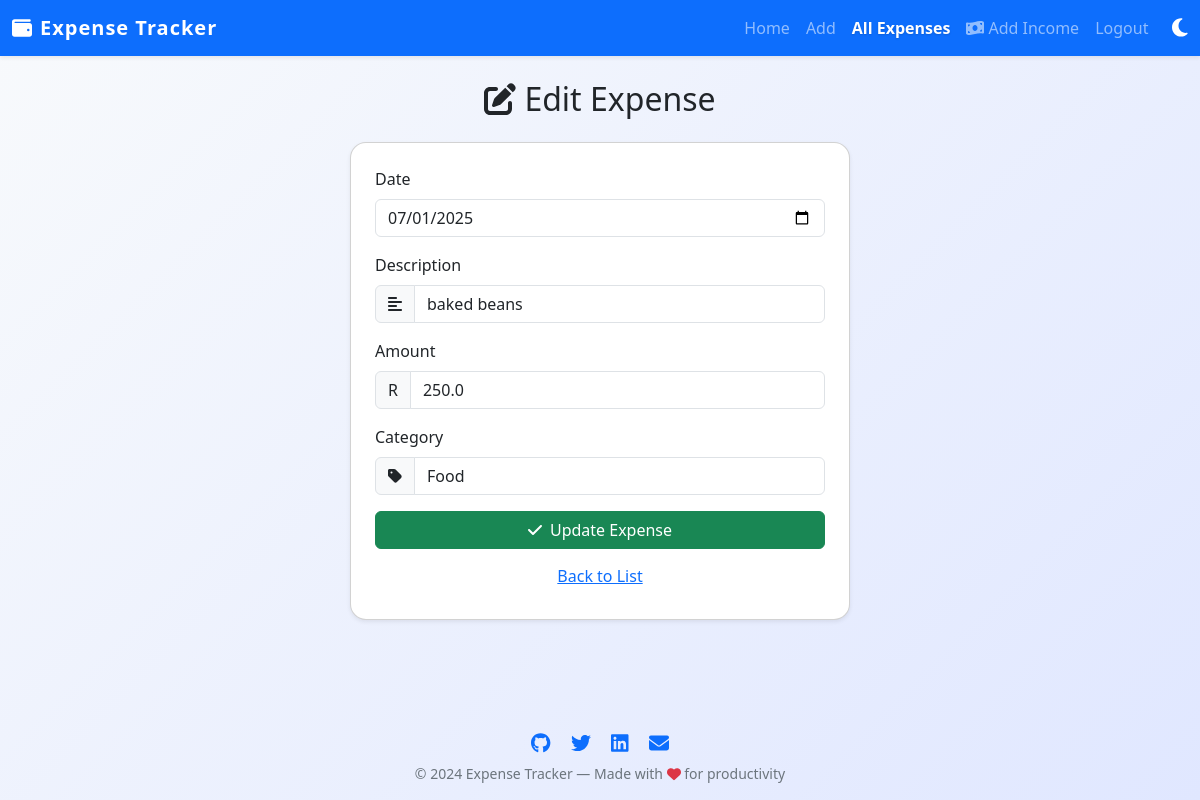
Screenshot of /edit/1 (signed in) with the database file from the repository.
### tables this page shows
CREATE TABLE expenses (
            id INTEGER PRIMARY KEY AUTOINCREMENT,
            user_id INTEGER NOT NULL,
            date TEXT NOT NULL,
            description TEXT NOT NULL,
            amount REAL NOT NULL,
            category TEXT NOT NULL,
            FOREIGN KEY(user_id) REFERENCES users(id)
        );

### expenses.py (the view, shortened to what this page needs)
@expenses_bp.route('/edit/<int:expense_id>', methods=['GET', 'POST'])
@login_required
def edit_expense(expense_id):
    conn = sqlite3.connect(app.config['DB_NAME'])
    c = conn.cursor()
    c.execute('SELECT * FROM expenses WHERE id = ? AND user_id = ?', (expense_id, current_user.id))
    expense = c.fetchone()
    if not expense:
        conn.close()
        flash('Expense not found.', 'danger')
        return redirect(url_for('expenses.list_expenses'))
    conn.close()
    return render_template('edit.html', expense=expense)

### app.py (called while the page is built)
def create_app():
    app = Flask(__name__)
    app.secret_key = 'your_secret_key'
    app.config['DB_NAME'] = 'expenses.db'
    login_manager = LoginManager(app)
    login_manager.login_view = 'login'
    bcrypt = Bcrypt(app)
    @login_manager.user_loader
    def load_user(user_id):
        return User.get(user_id)
    init_db()
    from auth import auth_bp
    from expenses import expenses_bp
    from budgets import budgets_bp
    from incomes import incomes_bp
    from dashboard import dashboard_bp
    app.register_blueprint(auth_bp)
    app.register_blueprint(expenses_bp)
    app.register_blueprint(budgets_bp)
    app.register_blueprint(incomes_bp)
    app.register_blueprint(dashboard_bp)
    return app

### models.py (called while the page is built)
    @staticmethod
    def get(user_id):
        conn = sqlite3.connect(DB_NAME)
        c = conn.cursor()
        c.execute('SELECT id, username, password FROM users WHERE id = ?', (user_id,))
        user = c.fetchone()
        conn.close()
        if user:
            return User(*user)
        return None

### templates/edit.html (shortened to what this page needs)
{% extends 'base.html' %}
{% block content %}
<h2 class="mb-4 text-center"><i class="fa-solid fa-pen-to-square me-2"></i>Edit Expense</h2>
<form method="post" class="card p-4 shadow-sm mx-auto" style="max-width: 500px;">
    <div class="mb-3">
        <label class="form-label">Date</label>
        <input type="date" name="date" class="form-control" required value="{{ expense[2] }}" autofocus>
    </div>
    <div class="mb-3">
        <label class="form-label">Description</label>
        <div class="input-group">
          <span class="input-group-text"><i class="fa-solid fa-align-left"></i></span>
          <input type="text" name="description" class="form-control" required value="{{ expense[3] }}">
        </div>
    </div>
    <div class="mb-3">
        <label class="form-label">Amount</label>
        <div class="input-group">
            <span class="input-group-text">R</span>
            <input type="number" step="0.01" name="amount" class="form-control" required value="{{ expense[4] }}">
        </div>
    </div>
    <div class="mb-3">
        <label class="form-label">Category</label>
        <div class="input-group">
          <span class="input-group-text"><i class="fa-solid fa-tag"></i></span>
          <input type="text" name="category" class="form-control" required value="{{ expense[5] }}">
        </div>
    </div>
    <button type="submit" class="btn btn-success w-100 mb-2"><i class="fa-solid fa-check me-2"></i>Update Expense</button>
    <a href="{{ url_for('expenses.list_expenses') }}" class="btn btn-link w-100">Back to List</a>
</form>
{% endblock %}

### static/style.css (style rules this page uses)
body { background: linear-gradient(135deg, #f8fafc 0%, #e0e7ff 100%); transition: background 0.3s; }
.card { border-radius: 1rem; box-shadow: 0 2px 16px rgba(0,0,0,0.07); transition: box-shadow 0.2s; }
.btn { transition: background 0.2s, color 0.2s, box-shadow 0.2s; }

### templates/base.html (style rules this page uses)
html, body { height: 100%; }
body { display: flex; flex-direction: column; min-height: 100vh; }

### rows the page displays
expenses: date "07/01/2025", description "baked beans", amount "250.0", category "Food"

### other values shown
{{ 2024 }} "2024"
